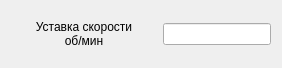
<?xml version="1.0" encoding="UTF-8"?>
<ui version="4.0">
 <class>SpeedView</class>
 <widget class="QWidget" name="SpeedView">
  <property name="geometry">
   <rect>
    <x>0</x>
    <y>0</y>
    <width>282</width>
    <height>68</height>
   </rect>
  </property>
  <property name="sizePolicy">
   <sizepolicy hsizetype="Minimum" vsizetype="Minimum">
    <horstretch>0</horstretch>
    <verstretch>0</verstretch>
   </sizepolicy>
  </property>
  <property name="minimumSize">
   <size>
    <width>282</width>
    <height>68</height>
   </size>
  </property>
  <property name="windowTitle">
   <string>Form</string>
  </property>
  <layout class="QHBoxLayout" name="horizontalLayout">
   <item>
    <widget class="QLabel" name="label">
     <property name="text">
      <string>Уставка скорости
об/мин</string>
     </property>
     <property name="alignment">
      <set>Qt::AlignmentFlag::AlignCenter</set>
     </property>
    </widget>
   </item>
   <item>
    <widget class="QLineEdit" name="speed">
     <property name="sizePolicy">
      <sizepolicy hsizetype="Fixed" vsizetype="Fixed">
       <horstretch>0</horstretch>
       <verstretch>0</verstretch>
      </sizepolicy>
     </property>
    </widget>
   </item>
  </layout>
 </widget>
 <resources/>
 <connections/>
</ui>
